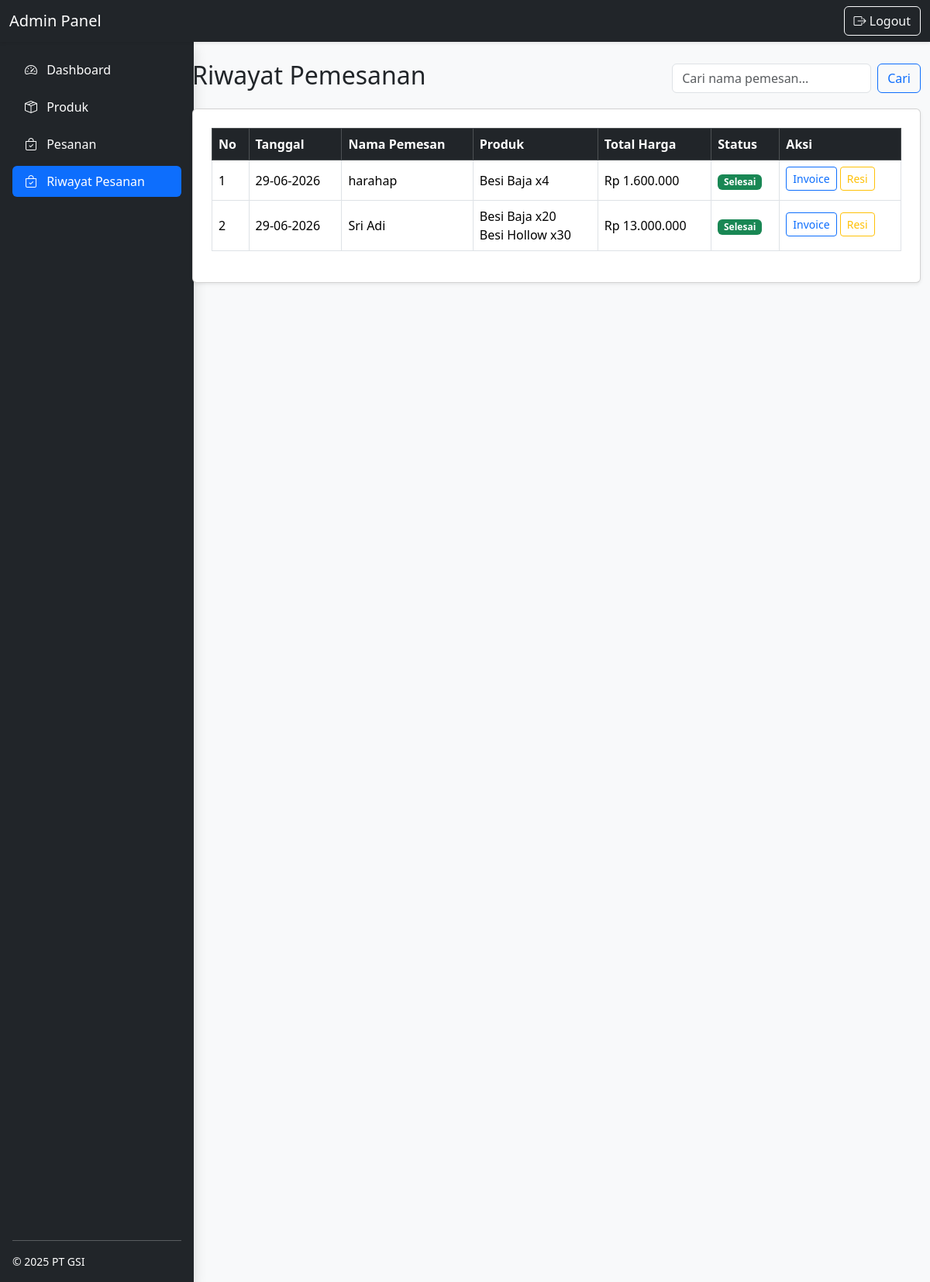
The page /admin/components/riwayat_pesanan.php on the database its author committed.
### tables this page shows
CREATE TABLE `order_items` (
  `id_item` bigint(20) UNSIGNED NOT NULL,
  `id_order` bigint(20) UNSIGNED NOT NULL,
  `produk_id` int(10) UNSIGNED NOT NULL,
  `jumlah` int(11) NOT NULL DEFAULT 1,
  `harga_item` decimal(18,2) DEFAULT 0.00,
  `created_at` timestamp NOT NULL DEFAULT current_timestamp()
);

CREATE TABLE `orders` (
  `id_order` bigint(20) UNSIGNED NOT NULL,
  `nama` varchar(150) NOT NULL,
  `kontak` varchar(150) NOT NULL,
  `metode_kontak` enum('telepon','email') NOT NULL,
  `alamat` text DEFAULT NULL,
  `harga` decimal(18,2) DEFAULT 0.00,
  `STATUS` varchar(40) DEFAULT 'pending',
  `catatan` text NOT NULL,
  `sudah_dihubungi` tinyint(1) DEFAULT 0,
  `remarks_dibuat` tinyint(1) DEFAULT 0,
  `spm_dibuat` tinyint(1) DEFAULT 0,
  `invoice_dilihat` tinyint(1) DEFAULT 0,
  `resi_dicetak` tinyint(1) DEFAULT 0,
  `created_at` timestamp NOT NULL DEFAULT current_timestamp(),
  `updated_at` timestamp NOT NULL DEFAULT current_timestamp() ON UPDATE current_timestamp()
);

CREATE TABLE `produk` (
  `id_produk` int(10) UNSIGNED NOT NULL,
  `nama_produk` varchar(200) NOT NULL,
  `berat` decimal(10,2) DEFAULT 0.00,
  `stok` int(11) DEFAULT 0,
  `keterangan` text DEFAULT NULL,
  `gambar` varchar(255) DEFAULT NULL,
  `created_at` timestamp NOT NULL DEFAULT current_timestamp(),
  `updated_at` timestamp NOT NULL DEFAULT current_timestamp() ON UPDATE current_timestamp()
);

### admin/components/riwayat_pesanan.php (the view, shortened to what this page needs)
<?php
require_once '../../backend/connection/db.php';
include 'header.php';
include 'navbar.php';
$search = $_GET['search'] ?? '';
$limit = 5;
$page = isset($_GET['page']) ? (int)$_GET['page'] : 1;
$start = ($page - 1) * $limit;
$searchQuery = '';
$idQuery = "SELECT DISTINCT o.id_order FROM orders o $searchQuery ORDER BY o.id_order DESC LIMIT :start, :limit";
$idStmt = $pdo->prepare($idQuery);
$idStmt->bindValue(':start', $start, PDO::PARAM_INT);
$idStmt->bindValue(':limit', $limit, PDO::PARAM_INT);
$idStmt->execute();
$orderIds = $idStmt->fetchAll(PDO::FETCH_COLUMN);
$orders = [];
if (!empty($orderIds)) {
    $inQuery = implode(',', array_fill(0, count($orderIds), '?'));
    $stmt = $pdo->prepare("SELECT o.id_order, o.nama, o.kontak, o.status, o.harga, o.created_at, p.nama_produk, i.jumlah
        FROM orders o
        JOIN order_items i ON o.id_order = i.id_order
        JOIN produk p ON i.produk_id = p.id_produk
        WHERE o.id_order IN ($inQuery)
        ORDER BY o.id_order DESC");
    $stmt->execute($orderIds);
    while ($row = $stmt->fetch(PDO::FETCH_ASSOC)) {
        $id = $row['id_order'];
        if (!isset($orders[$id])) {
            $orders[$id] = [
                'tanggal' => date('d-m-Y', strtotime($row['created_at'])),
                'nama' => $row['nama'],
                'harga' => $row['harga'],
                'status' => $row['status'],
                'produk' => [],
            ];
        }
        $orders[$id]['produk'][] = [
            'nama' => $row['nama_produk'],
            'jumlah' => $row['jumlah']
        ];
    }
}
?>
<div class="container-fluid">
    <div class="row">
        <div class="col-md-3 col-lg-2 p-0 bg-dark">
            <?php include 'sidebar.php'; ?>
        </div>
        <main class="col-md-9 col-lg-10 ps-md-5 mt-4">
            <div class="d-flex justify-content-between align-items-center mb-3">
                <h1 class="h2">Riwayat Pemesanan</h1>
                <form class="d-flex" method="GET">
                    <input class="form-control me-2" type="search" name="search" placeholder="Cari nama pemesan..." value="<?= htmlspecialchars($search) ?>">
                    <button class="btn btn-outline-primary" type="submit">Cari</button>
                </form>
            </div>
            <div class="card shadow-sm p-4" data-aos="fade-up">
                <div class="table-responsive">
                    <table class="table table-bordered table-hover align-middle">
                        <thead class="table-dark">
                            <tr>
                                <th>No</th>
                                <th>Tanggal</th>
                                <th>Nama Pemesan</th>
                                <th>Produk</th>
                                <th>Total Harga</th>
                                <th>Status</th>
                                <th>Aksi</th>
                            </tr>
                        </thead>
                        <tbody>
                            <?php
                            if (empty($orders)) {
                                echo '<tr><td colspan="7" class="text-center text-muted">Data tidak ditemukan.</td></tr>';
                            } else {
                                $no = $start + 1;
                                foreach ($orders as $id_order => $data) {
                                    $produkList = '';
                                    foreach ($data['produk'] as $item) {
                                        $produkList .= htmlspecialchars($item['nama']) . ' x' . $item['jumlah'] . '<br>';
                                    }
                                    $badgeClass = match ($data['status']) {
                                        'menunggu' => 'bg-warning text-dark',
                                        'negosiasi' => 'bg-info text-dark',
                                        'pengiriman' => 'bg-primary',
                                        'selesai' => 'bg-success',
                                        'batal' => 'bg-danger',
                                        default => 'bg-secondary'
                                    };
                                    $aksi = "";
                                    if ($data['status'] === 'selesai') {
                                        $aksi = "<a href='../../backend/admin/generate_invoice.php?id=$id_order' class='btn btn-sm btn-outline-primary mb-1'>Invoice</a>
                                                 <a href='../../backend/admin/cetak_resi.php?id=$id_order' class='btn btn-sm btn-outline-warning mb-1'>Resi</a>";
                                    } elseif ($data['status'] === 'batal') {
                                        $aksi = "<span class='text-muted'>Dibatalkan</span>";
                                    }
                                    echo "<tr>
                                        <td>$no</td>
                                        <td>{$data['tanggal']}</td>
                                        <td>" . htmlspecialchars($data['nama']) . "</td>
                                        <td>$produkList</td>
                                        <td>Rp " . number_format($data['harga'], 0, ',', '.') . "</td>
                                        <td><span class='badge $badgeClass'>" . ucfirst($data['status']) . "</span></td>
                                        <td>$aksi</td>
                                    </tr>";
                                    $no++;
                                }
                            }
                            ?>
                        </tbody>
                    </table>
                </div>
            </div>
        </main>
    </div>
</div>
<?php include 'footer.php'; ?>

### admin/assets/css/style.css (style rules this page uses)
body { font-family: "Segoe UI", sans-serif; background-color: #f8f9fa; }
.card { transition: transform 0.2s ease; }

### rows shown on the page
order_items: tanggal "29-06-2026", id_order.nama "harahap", produk.nama_produk "Besi Baja", jumlah "4", id_order.harga "1.600.000", id_order.STATUS "Selesai"
order_items: produk.nama_produk "Besi Baja", jumlah "20"
order_items: produk.nama_produk "Besi Hollow", jumlah "30"

### other values the page prints
$data['tanggal'] "29-06-2026"
$data['nama'] "Sri Adi"
$data['harga'] "13.000.000"
$data['status'] "Selesai"
